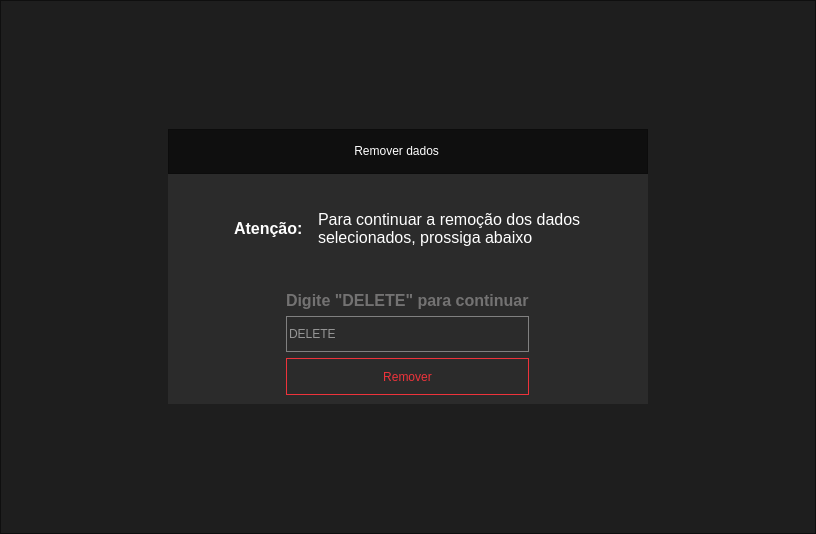
<?xml version="1.0" encoding="UTF-8"?>
<ui version="4.0">
 <class>RemoverDados</class>
 <widget class="QDialog" name="RemoverDados">
  <property name="geometry">
   <rect>
    <x>0</x>
    <y>0</y>
    <width>816</width>
    <height>534</height>
   </rect>
  </property>
  <property name="maximumSize">
   <size>
    <width>5000000</width>
    <height>5000000</height>
   </size>
  </property>
  <property name="windowTitle">
   <string>Dialog</string>
  </property>
  <property name="styleSheet">
   <string notr="true">background-color: rgba(0, 0, 0, 130);</string>
  </property>
  <property name="sizeGripEnabled">
   <bool>false</bool>
  </property>
  <property name="modal">
   <bool>true</bool>
  </property>
  <layout class="QVBoxLayout" name="verticalLayout">
   <property name="spacing">
    <number>0</number>
   </property>
   <property name="leftMargin">
    <number>0</number>
   </property>
   <property name="topMargin">
    <number>0</number>
   </property>
   <property name="rightMargin">
    <number>0</number>
   </property>
   <property name="bottomMargin">
    <number>0</number>
   </property>
   <item>
    <widget class="QFrame" name="frame_5">
     <property name="styleSheet">
      <string notr="true">background-color: rgba(0, 0, 0, 130);</string>
     </property>
     <property name="frameShape">
      <enum>QFrame::StyledPanel</enum>
     </property>
     <property name="frameShadow">
      <enum>QFrame::Raised</enum>
     </property>
     <layout class="QVBoxLayout" name="verticalLayout_4">
      <property name="spacing">
       <number>0</number>
      </property>
      <property name="leftMargin">
       <number>0</number>
      </property>
      <property name="topMargin">
       <number>0</number>
      </property>
      <property name="rightMargin">
       <number>0</number>
      </property>
      <property name="bottomMargin">
       <number>0</number>
      </property>
      <item alignment="Qt::AlignHCenter">
       <widget class="QFrame" name="frame">
        <property name="minimumSize">
         <size>
          <width>480</width>
          <height>0</height>
         </size>
        </property>
        <property name="maximumSize">
         <size>
          <width>480</width>
          <height>275</height>
         </size>
        </property>
        <property name="styleSheet">
         <string notr="true">background-color:rgb(43,43,43)</string>
        </property>
        <property name="frameShape">
         <enum>QFrame::NoFrame</enum>
        </property>
        <property name="frameShadow">
         <enum>QFrame::Raised</enum>
        </property>
        <layout class="QVBoxLayout" name="verticalLayout_2">
         <property name="spacing">
          <number>0</number>
         </property>
         <property name="leftMargin">
          <number>0</number>
         </property>
         <property name="topMargin">
          <number>0</number>
         </property>
         <property name="rightMargin">
          <number>0</number>
         </property>
         <property name="bottomMargin">
          <number>0</number>
         </property>
         <item>
          <widget class="QFrame" name="frame_4">
           <property name="maximumSize">
            <size>
             <width>16777215</width>
             <height>45</height>
            </size>
           </property>
           <property name="styleSheet">
            <string notr="true">background-color:rgb(15,15,15)</string>
           </property>
           <property name="frameShape">
            <enum>QFrame::StyledPanel</enum>
           </property>
           <property name="frameShadow">
            <enum>QFrame::Raised</enum>
           </property>
           <layout class="QHBoxLayout" name="horizontalLayout_2">
            <item alignment="Qt::AlignVCenter">
             <widget class="QLabel" name="label_4">
              <property name="styleSheet">
               <string notr="true">font: bold 13pt &quot;Segoe UI&quot;;
color: rgb(255, 255, 255);</string>
              </property>
              <property name="text">
               <string>          Remover dados</string>
              </property>
              <property name="alignment">
               <set>Qt::AlignCenter</set>
              </property>
             </widget>
            </item>
            <item alignment="Qt::AlignVCenter">
             <widget class="QPushButton" name="close_window">
              <property name="maximumSize">
               <size>
                <width>50</width>
                <height>16777215</height>
               </size>
              </property>
              <property name="cursor">
               <cursorShape>PointingHandCursor</cursorShape>
              </property>
              <property name="styleSheet">
               <string notr="true">border:0</string>
              </property>
              <property name="text">
               <string/>
              </property>
              <property name="icon">
               <iconset resource="resources/resources.qrc">
                <normaloff>:/icons/xmark-solid.svg</normaloff>:/icons/xmark-solid.svg</iconset>
              </property>
              <property name="iconSize">
               <size>
                <width>24</width>
                <height>24</height>
               </size>
              </property>
             </widget>
            </item>
           </layout>
          </widget>
         </item>
         <item alignment="Qt::AlignHCenter">
          <widget class="QFrame" name="frame_2">
           <property name="frameShape">
            <enum>QFrame::NoFrame</enum>
           </property>
           <property name="frameShadow">
            <enum>QFrame::Raised</enum>
           </property>
           <layout class="QHBoxLayout" name="horizontalLayout">
            <property name="spacing">
             <number>15</number>
            </property>
            <property name="leftMargin">
             <number>0</number>
            </property>
            <property name="rightMargin">
             <number>0</number>
            </property>
            <item>
             <widget class="QLabel" name="label_2">
              <property name="maximumSize">
               <size>
                <width>80</width>
                <height>50</height>
               </size>
              </property>
              <property name="font">
               <font>
                <family>Segoe UI</family>
                <pointsize>12</pointsize>
                <weight>75</weight>
                <italic>false</italic>
                <bold>true</bold>
               </font>
              </property>
              <property name="styleSheet">
               <string notr="true">font: bold 12pt &quot;Segoe UI&quot;;
color: rgb(255, 255, 255);</string>
              </property>
              <property name="text">
               <string>Atenção:</string>
              </property>
             </widget>
            </item>
            <item alignment="Qt::AlignRight">
             <widget class="QLabel" name="label">
              <property name="font">
               <font>
                <family>Segoe UI</family>
                <pointsize>12</pointsize>
                <weight>50</weight>
                <italic>false</italic>
                <bold>false</bold>
               </font>
              </property>
              <property name="styleSheet">
               <string notr="true">font:  12pt &quot;Segoe UI&quot;;
color: rgb(255, 255, 255);</string>
              </property>
              <property name="frameShape">
               <enum>QFrame::NoFrame</enum>
              </property>
              <property name="text">
               <string>Para continuar a remoção dos dados selecionados, prossiga abaixo</string>
              </property>
              <property name="scaledContents">
               <bool>false</bool>
              </property>
              <property name="wordWrap">
               <bool>true</bool>
              </property>
             </widget>
            </item>
           </layout>
          </widget>
         </item>
         <item alignment="Qt::AlignHCenter|Qt::AlignVCenter">
          <widget class="QFrame" name="frame_3">
           <property name="frameShape">
            <enum>QFrame::NoFrame</enum>
           </property>
           <property name="frameShadow">
            <enum>QFrame::Raised</enum>
           </property>
           <layout class="QVBoxLayout" name="verticalLayout_3">
            <item>
             <widget class="QLabel" name="label_3">
              <property name="font">
               <font>
                <family>Segoe UI</family>
                <pointsize>12</pointsize>
                <weight>75</weight>
                <italic>false</italic>
                <bold>true</bold>
               </font>
              </property>
              <property name="styleSheet">
               <string notr="true">font:  bold 12pt &quot;Segoe UI&quot;;
color: rgb(115, 114, 114);</string>
              </property>
              <property name="text">
               <string>Digite &quot;DELETE&quot; para continuar</string>
              </property>
             </widget>
            </item>
            <item>
             <widget class="QLineEdit" name="input_delete">
              <property name="minimumSize">
               <size>
                <width>0</width>
                <height>36</height>
               </size>
              </property>
              <property name="styleSheet">
               <string notr="true">QLineEdit{
	border:1px solid gray;
	font: 12pt &quot;Segoe UI&quot;;
	color:white;
}</string>
              </property>
              <property name="placeholderText">
               <string>DELETE</string>
              </property>
             </widget>
            </item>
            <item>
             <widget class="QPushButton" name="btn_remove">
              <property name="minimumSize">
               <size>
                <width>0</width>
                <height>37</height>
               </size>
              </property>
              <property name="cursor">
               <cursorShape>PointingHandCursor</cursorShape>
              </property>
              <property name="styleSheet">
               <string notr="true">QPushButton{
border:1px solid  rgb(237, 51, 59);
font:  bold 12pt &quot;Segoe UI&quot;;
color: rgb(237, 51, 59)
}

QPushButton:hover{
	color:white;
	background-color: rgb(237, 51, 59)
}</string>
              </property>
              <property name="text">
               <string>Remover</string>
              </property>
             </widget>
            </item>
           </layout>
          </widget>
         </item>
        </layout>
       </widget>
      </item>
     </layout>
    </widget>
   </item>
  </layout>
 </widget>
 <resources>
  <include location="resources/resources.qrc"/>
 </resources>
 <connections/>
</ui>
